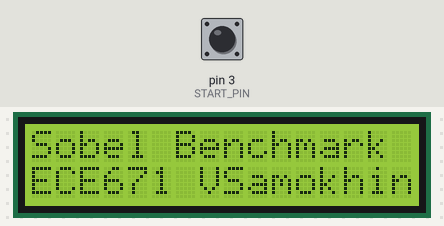
Bench run of a sketch on a simulated Arduino Uno, built with avr-gcc and run on an emulated ATmega328P. On the bench: 16×2 character LCD. The inputs (shaded band) are chosen by the test bench; at power-on: pin 3 (START_PIN) HIGH.

Above: at 1.2 s.
1.3 s: pin 3 (START_PIN) pulled LOW for 0.15 s
At 1.6 s:
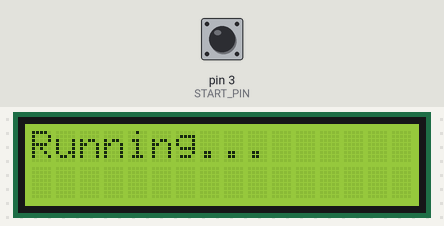
7.4 s: pin 3 (START_PIN) pulled LOW for 1 s
11.4 s: pin 3 (START_PIN) pulled LOW for 3.2 s
At 19.3 s:
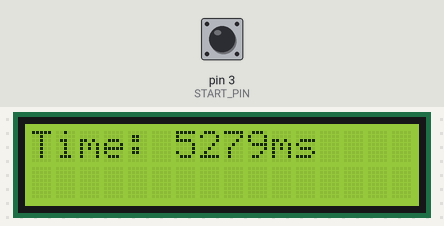
Timing chart, 0 to 20.8 s (numbered marks = the images above; inputs shaded):
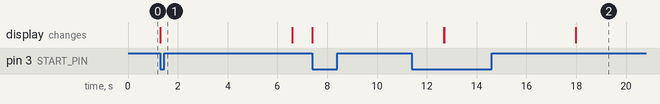

The sketch:

Sobel_Benchmark.ino
```cpp
// Sobel_Benchmark.ino
// Main file for Sobel operator benchmark

#include "Sobel.h"
#include <stdio.h>
#include "LiquidCrystal.h"

LiquidCrystal lcd(9, 10, 7, 8, 12, 13);

#define START_PIN 3
#define NUMTESTS 100

unsigned long start;
unsigned long stop;
int time;
char line[16];

void setup() {
	// Initialize IO
	pinMode(START_PIN, INPUT_PULLUP);
	lcd.begin(16, 2);

	// Display message
	lcd.clear();
	lcd.write("Sobel Benchmark");
	lcd.setCursor(0,1);
	lcd.write("ECE671 VSamokhin");
}

void loop() {
	char i;
	// If the button is pressed run the benchmark
	if(digitalRead(START_PIN) == 0) {
		// Clear the LCD and write status
		lcd.clear();
		lcd.write("Running...");

		// start timing
		start = millis();

		// Run the tests
		for(i=0; i<NUMTESTS; i++) {
			calculateGradients();
		}
		// Stop timing
		stop = millis();
		lcd.write("done!");

		// Calcualte the time
		time = (float) (stop - start);

		// Print the results
		lcd.clear();
		sprintf(line, "Time: %dms", time);
		lcd.write(line);

	}

}
```

Sobel.cpp
```cpp
// Sobel.c - uses the sobel operator to find edges
//
// ECE 671 Final project
// Modified for memory constraints on Arduino

#include "Sobel.h"

// Variables for x and y gradients
float Gx;
float Gy;

// Variable for magnitude of gradient
char edge;

void calculateGradients() {
	// loop variables
	int i, j;


	// Apply the Sobel operator to the image
	for (i = 1; i<IM_HEIGHT-1; i++) {
		for (j = 1; j<IM_WIDTH-1; j++) {
			Gx = (float)(origImg[i-1][j-1] + 2*origImg[i][j-1] + origImg[i+1][j-1]
				- origImg[i-1][j+1] - 2*origImg[i][j+1] + origImg[i+1][j+1]) / 8.0;

			Gy = (float)(origImg[i-1][j-1] + 2* origImg[i-1][j] + origImg[i-1][j-1]
				- origImg[i+1][j+1] - 2*origImg[i+1][j] + origImg[i+1][j+1]) / 8.0;

			edge = (int) sqrt(Gx*Gx + Gy*Gy);
		}
	}
}

#ifdef DEBUG
// A function to write the output results to a file
void writeResults(FILE *file) {
	// looping variables
	int i, j;
	for (i = 1; i < IM_HEIGHT - 1; i++) {
		for (j = 1; j < IM_WIDTH - 1; j++) {
			fprintf(file, "%d,", (int)(edges[i][j]));
		}
		fprintf(file, "\n");
	}
}
#endif
```

Sobel.h
```cpp
// Header file for Edge detection
//
// ECE 671 Final project
// Modified for Arduino

#ifndef SOBEL_H
#define SOBEL_H

#include <math.h>
#include <stdio.h>
#include "image.h"

//#define DEBUG

// Variables for x and y gradients
extern float Gx;
extern float Gy;

// Variable for magnitude of gradient
extern char edge;

// Function to calculate the gradients
void calculateGradients();

#ifdef DEBUG
// A function to write the output results to a file
// Only active in DEBUG configuration
void writeResults(FILE *file);
#endif

#endif
```

image.h
```cpp
// Autogenerated image header file
// Contains image data only

#ifndef IMAGE_H
#define IMAGE_H

#define IM_HEIGHT 3
#define IM_WIDTH 610

extern char origImg[IM_HEIGHT][IM_WIDTH];

#endif
```

Source omitted: image.cpp (data table, 9283 bytes)

Measured:
- after the input at 1.3 s, the display: changes at once (image 1)
